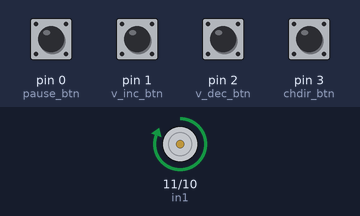
The sketch below on a simulated Arduino Uno, built with avr-gcc and run on an emulated ATmega328P. Parts: motor-driver pin pairs drawn as motors (green arrow = first pin HIGH = forward, orange = second pin HIGH = backward, longer = more drive, scaled by the enable pin). Inputs (shaded band) come from the test bench; at power-on: pin 0 (pause_btn), pin 1 (v_inc_btn), pin 2 (v_dec_btn), pin 3 (chdir_btn) HIGH.

Above: at 1.2 s.
1.3 s: pin 0 (pause_btn) pulled LOW for 0.15 s
At 2.0 s:
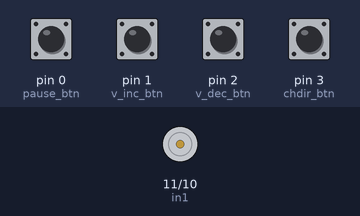
2.9 s: pin 2 (v_dec_btn) pulled LOW for 0.15 s
4.5 s: pin 3 (chdir_btn) pulled LOW for 0.15 s
At 5.7 s:
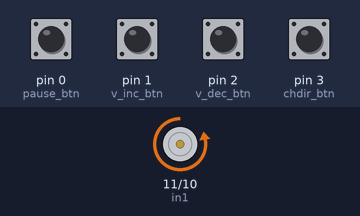
6.1 s: pin 3 (chdir_btn) pulled LOW for 1 s
At 8.1 s:
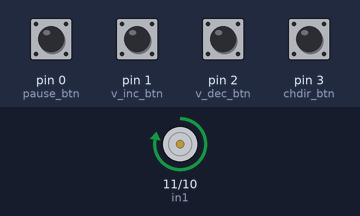
8.6 s: pin 1 (v_inc_btn) pulled LOW for 0.15 s
At 10.0 s:
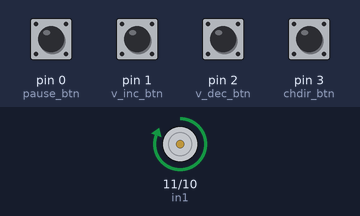
Timing chart, 0 to 11.2 s (numbered marks = the images above; inputs shaded):
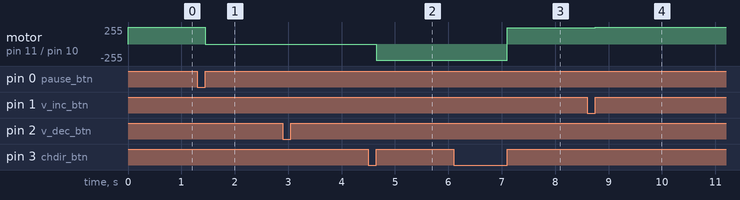

The sketch:

code-part1.ino
```cpp
#define PWM_CHANGE_VALUE 10
#define MAX_PWM 255
#define MIN_PWM 0

int in1 = 11;
int in2 = 10;
int en = 9;

int pause_btn = 0;
int v_inc_btn = 1;
int v_dec_btn = 2;
int chdir_btn = 3;

boolean motor_dir = 0;
int current_pwm = MAX_PWM;
int is_paused = 0;


void setup() {
  pinMode(pause_btn, INPUT_PULLUP);
  pinMode(v_inc_btn, INPUT_PULLUP);
  pinMode(v_dec_btn, INPUT_PULLUP);
  pinMode(chdir_btn, INPUT_PULLUP);

  pinMode(en, OUTPUT);
  pinMode(in1, OUTPUT);
  pinMode(in2, OUTPUT);

  set_clock_wise();

  analogWrite(en, MAX_PWM);
}


void loop() {
  control_direction();
  control_speed();
  control_pause();
}

void set_clock_wise(){
    digitalWrite(in1, HIGH);
    digitalWrite(in2, LOW);
}

void set_anti_clock_wise(){
    digitalWrite(in1, LOW);
    digitalWrite(in2, HIGH);
}

void control_direction(){
    if(!digitalRead(chdir_btn)){
      while(!digitalRead(chdir_btn));
      motor_dir = !motor_dir;
      if(!motor_dir)
        set_clock_wise();
      else
        set_anti_clock_wise();
  }
}

void control_speed(){
  if(!digitalRead(v_inc_btn)){
    while(!digitalRead(v_inc_btn));
    if(current_pwm + PWM_CHANGE_VALUE >= MAX_PWM){
      current_pwm = MAX_PWM;
    }
    else{
      current_pwm += PWM_CHANGE_VALUE;
    }
    analogWrite(en, current_pwm);
  }
  if(!digitalRead(v_dec_btn)){
    while(!digitalRead(v_dec_btn));
    if(current_pwm - PWM_CHANGE_VALUE <= MIN_PWM){
      current_pwm = MIN_PWM;
    }
    else{
      current_pwm -= PWM_CHANGE_VALUE;
    }
    analogWrite(en, current_pwm);
  }
}

void control_pause(){
  if(!digitalRead(pause_btn)){
    while(!digitalRead(pause_btn));
    if(is_paused){
      if(!motor_dir)
        set_clock_wise();
      else
        set_anti_clock_wise();
      is_paused = 0;
    }
    else{
      digitalWrite(in1, LOW);
      digitalWrite(in2, LOW);
      is_paused = 1;
    }
  }
}
```

Measured:
- after the input at 1.3 s, motor on pin 11 (in1) / pin 10 (in2): forward 255/255 → stopped after 0.15 s
- after the input at 4.5 s, motor on pin 11 (in1) / pin 10 (in2): stopped → backward 245/255 after 0.15 s
- after the input at 6.1 s, motor on pin 11 (in1) / pin 10 (in2): backward 245/255 → forward 245/255 after 1.0 s
- after the input at 8.6 s, motor on pin 11 (in1) / pin 10 (in2): forward 245/255 → forward 255/255 after 0.15 s
